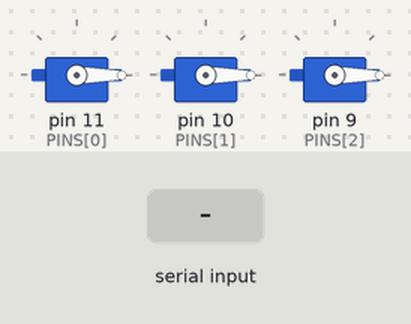
Bench run of a sketch on a simulated Arduino Uno, built with avr-gcc and run on an emulated ATmega328P. Shown: 3 × servo. Inputs (shaded band) come from the test bench. What the sketch prints to the serial monitor is not drawn.

Above: at 1.2 s.
1.3 s: "C\n" received over Serial
2.8 s: "90,45\n" received over Serial
At 3.5 s:
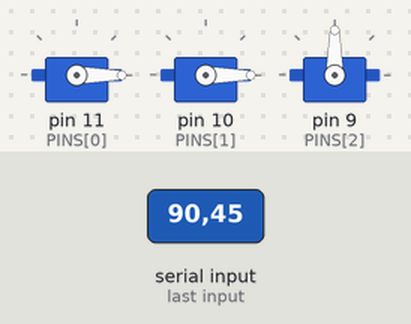
4.3 s: "s\n" received over Serial
Timing chart, 0 to 14.8 s (numbered marks = the images above; inputs shaded):
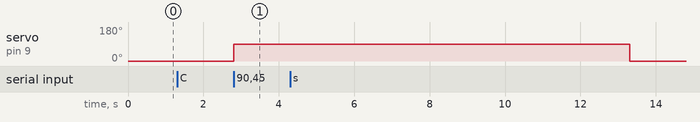

The sketch:

test_03_servos.ino
```cpp
/*
 * TEST 03 — Servo Moteurs
 * Controle individuel des 3 servos avec cycle angle -> maintien 10s -> retour 0.
 *
 * Branchements (identiques a final.ino) :
 *   servoScan      -> pin 11  (bloque/debloque l'actionneur)
 *   servoStock      -> pin 10  (aiguillage stock)
 *   servoCommande   -> pin 9   (aiguillage commande)
 *
 * DEUX MODES D'UTILISATION (Serial, 115200 bauds) :
 *
 *   Mode guide (recommande) :
 *     Tapez 's' pour lancer le prompt interactif :
 *       -> "Choisir servo (a=Scan, b=Stock, c=Commande) :"
 *       -> "Angle (0-180) :"
 *       Le servo bouge, attend 10s, puis retourne a 0.
 *
 *   Mode rapide :
 *     a<angle>  ex: a45  -> Scan a 45°, attend 10s, retourne a 0
 *     b<angle>  ex: b90  -> Stock a 90°, attend 10s, retourne a 0
 *     c<angle>  ex: c30  -> Commande a 30°, attend 10s, retourne a 0
 *     a/b/c seul -> retour force a 0
 *     all        -> tous les servos a 0
 *     h          -> affiche l'aide
 */

#include <Servo.h>

Servo servos[3];
const byte PINS[3] = {11, 10, 9};
const char LABELS[3] = {'A', 'B', 'C'};
const char* NOMS[3] = {"Scan", "Stock", "Commande"};

enum ServoState : byte { IDLE, MOVING_TO, HOLDING, MOVING_HOME };

struct ServoData {
  ServoState state;
  byte       targetAngle;
  unsigned long holdStart;
};

ServoData data[3];

// mode guide interactif
enum PromptStep : byte { PROMPT_IDLE, PROMPT_SERVO, PROMPT_ANGLE };
PromptStep promptStep = PROMPT_SERVO;
byte promptServoIdx = 0;
bool menuShown = false;

void setup() {
  Serial.begin(115200);
  Serial.println(F("\n=== TEST 03 — Servo Moteurs ==="));
  showMenu();
  printPrompt();

  for (byte i = 0; i < 3; i++) {
    servos[i].attach(PINS[i]);
    servos[i].write(0);
    data[i].state = IDLE;
    data[i].targetAngle = 0;
  }
}

void loop() {
  handleSerial();
  updateServos();
}

void showMenu() {
  if (menuShown) return;
  menuShown = true;

  Serial.println(F("+----------------------------------+"));
  Serial.println(F("|  A) Scan     (pin 11)            |"));
  Serial.println(F("|  B) Stock    (pin 10)            |"));
  Serial.println(F("|  C) Commande (pin 9)             |"));
  Serial.println(F("|                                  |"));
  Serial.println(F("|  h = aide    all = tous a 0      |"));
  Serial.println(F("|  s = lancer le mode pas-a-pas    |"));
  Serial.println(F("+----------------------------------+"));
  Serial.println();
}

void printPrompt() {
  switch (promptStep) {
    case PROMPT_SERVO:
      Serial.print(F("Choisir servo (a=Scan, b=Stock, c=Commande) : "));
      break;
    case PROMPT_ANGLE:
      Serial.print(F("Angle pour servo "));
      Serial.print(LABELS[promptServoIdx]);
      Serial.print(F(" ("));
      Serial.print(NOMS[promptServoIdx]);
      Serial.print(F(") [0-180] : "));
      break;
    case PROMPT_IDLE:
      break;
  }
}

// --- Serial ---

char cmdBuf[8];
byte cmdLen = 0;

void handleSerial() {
  while (Serial.available()) {
    char c = Serial.read();

    if (c == '\n' || c == '\r') {
      if (cmdLen > 0) {
        cmdBuf[cmdLen] = '\0';
        processInput();
        cmdLen = 0;
      }
      continue;
    }

    if (cmdLen < 7) {
      cmdBuf[cmdLen++] = c;
    }
  }
}

void processInput() {
  // en mode guide, seul le prompt gere les entrees
  if (promptStep == PROMPT_SERVO) {
    handlePromptServo();
    return;
  }
  if (promptStep == PROMPT_ANGLE) {
    handlePromptAngle();
    return;
  }

  // mode commande rapide
  parseCommand();
}

void handlePromptServo() {
  char c = cmdBuf[0];
  byte idx = 0xFF;

  if (c == 'a' || c == 'A') idx = 0;
  else if (c == 'b' || c == 'B') idx = 1;
  else if (c == 'c' || c == 'C') idx = 2;

  if (idx == 0xFF) {
    Serial.print(F("! Invalide. "));
    printPrompt();
    return;
  }

  promptServoIdx = idx;
  promptStep = PROMPT_ANGLE;
  printPrompt();
}

void handlePromptAngle() {
  int angle = atoi(cmdBuf);
  if (angle < 0) angle = 0;
  if (angle > 180) angle = 180;

  byte idx = promptServoIdx;

  Serial.println();
  Serial.print(F("["));
  Serial.print(NOMS[idx]);
  Serial.print(F("] -> "));
  Serial.print(angle);
  Serial.println(F(" deg (maintien 10s, puis retour 0)"));

  servos[idx].write(angle);
  data[idx].state = MOVING_TO;
  data[idx].holdStart = millis();
  data[idx].targetAngle = angle;

  // retour au menu
  promptStep = PROMPT_SERVO;
  printPrompt();
}

void parseCommand() {
  char servoChar = cmdBuf[0];

  // commande "s" = lancer le mode guide interactif
  if (servoChar == 's' && cmdLen == 1) {
    Serial.println(F("\n--- Mode guide (tapez 'q' pour quitter) ---"));
    promptStep = PROMPT_SERVO;
    printPrompt();
    return;
  }

  // commande "q" = quitter le mode guide
  if (servoChar == 'q' && cmdLen == 1) {
    promptStep = PROMPT_IDLE;
    Serial.println(F("Fin du mode guide. Commandes rapides : a<angle> b<angle> c<angle>"));
    return;
  }

  // commande "all"
  if (servoChar == 'a' && cmdBuf[1] == 'l' && cmdBuf[2] == 'l' && cmdLen == 3) {
    Serial.println(F("[ALL] retour de tous les servos a 0"));
    for (byte i = 0; i < 3; i++) {
      sendHome(i);
    }
    return;
  }

  // commande "help"
  if (servoChar == 'h') {
    menuShown = false;
    showMenu();
    return;
  }

  // identifier le servo
  byte idx = 0xFF;
  if (servoChar == 'a' || servoChar == 'A') idx = 0;
  else if (servoChar == 'b' || servoChar == 'B') idx = 1;
  else if (servoChar == 'c' || servoChar == 'C') idx = 2;

  if (idx == 0xFF) {
    Serial.print(F("[ERR] servo inconnu '"));
    Serial.print(servoChar);
    Serial.println(F("'. Utilisez a, b ou c."));
    return;
  }

  // retour a 0 immediat si pas d'angle
  if (cmdLen == 1) {
    Serial.print(F("["));
    Serial.print(NOMS[idx]);
    Serial.println(F("] retour force a 0"));
    sendHome(idx);
    return;
  }

  // parser l'angle
  int angle = atoi(&cmdBuf[1]);
  if (angle < 0) angle = 0;
  if (angle > 180) angle = 180;

  Serial.print(F("["));
  Serial.print(NOMS[idx]);
  Serial.print(F("] -> "));
  Serial.print(angle);
  Serial.println(F(" deg (maintien 10s puis retour 0)"));

  servos[idx].write(angle);
  data[idx].state = MOVING_TO;
  data[idx].holdStart = millis();
  data[idx].targetAngle = angle;
}

// --- Machine d'etat par servo ---

void updateServos() {
  unsigned long now = millis();

  for (byte i = 0; i < 3; i++) {
    switch (data[i].state) {

      case IDLE:
        break;

      case MOVING_TO:
        // attend 500ms que le servo ait termine son mouvement
        if (now - data[i].holdStart > 500) {
          data[i].state = HOLDING;
          data[i].holdStart = now;
        }
        break;

      case HOLDING:
        // maintient la position 10 secondes
        if (now - data[i].holdStart >= 10000) {
          Serial.print(F("["));
          Serial.print(NOMS[i]);
          Serial.print(F("] retour a 0"));
          Serial.println();
          servos[i].write(0);
          data[i].state = IDLE;
          data[i].targetAngle = 0;
        }
        break;

      case MOVING_HOME:
        // attend que le servo revienne a 0
        if (now - data[i].holdStart > 500) {
          data[i].state = IDLE;
          data[i].targetAngle = 0;
        }
        break;
    }
  }
}

void sendHome(byte idx) {
  servos[idx].write(0);
  data[idx].state = MOVING_HOME;
  data[idx].holdStart = millis();
  data[idx].targetAngle = 0;
}
```

Measured:
- after the input at 1.3 s, every drawn part: stays the same
- after the input at 2.8 s, servo on pin 9 (PINS[2]): 0° → 90° at once
